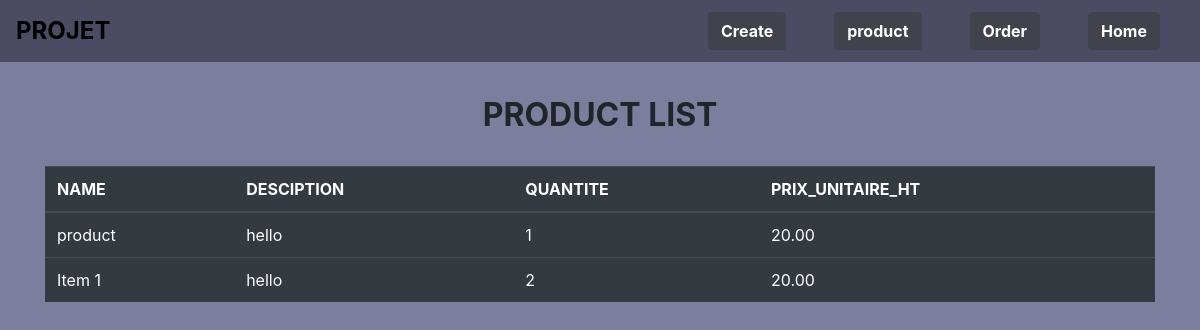
Page /products_page/ on the committed database.
### base_clients/models.py (models this page shows, shortened)
class Product(models.Model):
    CATEGORY = (
        ('Tricots', 'Tricots'),
        ('Couture', 'Couture'),
        ('Canevas', 'Canevas'),
        ('Machine à coudre', 'Machine à coudre')
        )
    nom=models.CharField(max_length=50)
    desciption=models.TextField(null=True)
    quantite_stock=models.PositiveIntegerField()
    prix_unitaire_HT=models.DecimalField(max_digits=5,decimal_places=2)

### base_clients/views.py (the view)
# urls.py: path('products_page/',products_page, name='page_produits'),
def products_page(request):
    products = Product.objects.all()
    context = {'Product_list':products }
    return render(request, 'base_clients/products_page.html', context)

### base_clients/templates/base_clients/products_page.html
{% extends "base_clients/base.html"%}
{% block content %}
<div class="row">
    <div class="container">
        <h2 style="text-align: center; font-weight: bolder;">PRODUCT LIST</h2>
        <br>
        <table class="table table-dark">
            <thead>
            <tr>
                <th scope="col">NAME</th>
                <th scope="col">DESCIPTION</th>
                <th scope="col">QUANTITE</th>
                <th scope="col">PRIX_UNITAIRE_HT</th>
            </tr>
            </thead>
            <tbody>
            {% for Product in Product_list %}
            <tr>
                <td>{{Product.nom}}</td>
                <td>{{Product.desciption}}</td>
                <td>{{Product.quantite_stock}}</td>
                <td>{{Product.prix_unitaire_HT}}</td>
            </tr>
            {% endfor %}
            </tbody>
</table>
</div>
{% endblock %}

### rows in the picture
Product: nom "product", desciption "hello", quantite_stock "1", prix_unitaire_HT "20.00"
Product: nom "Item 1", desciption "hello", quantite_stock "2", prix_unitaire_HT "20.00"
